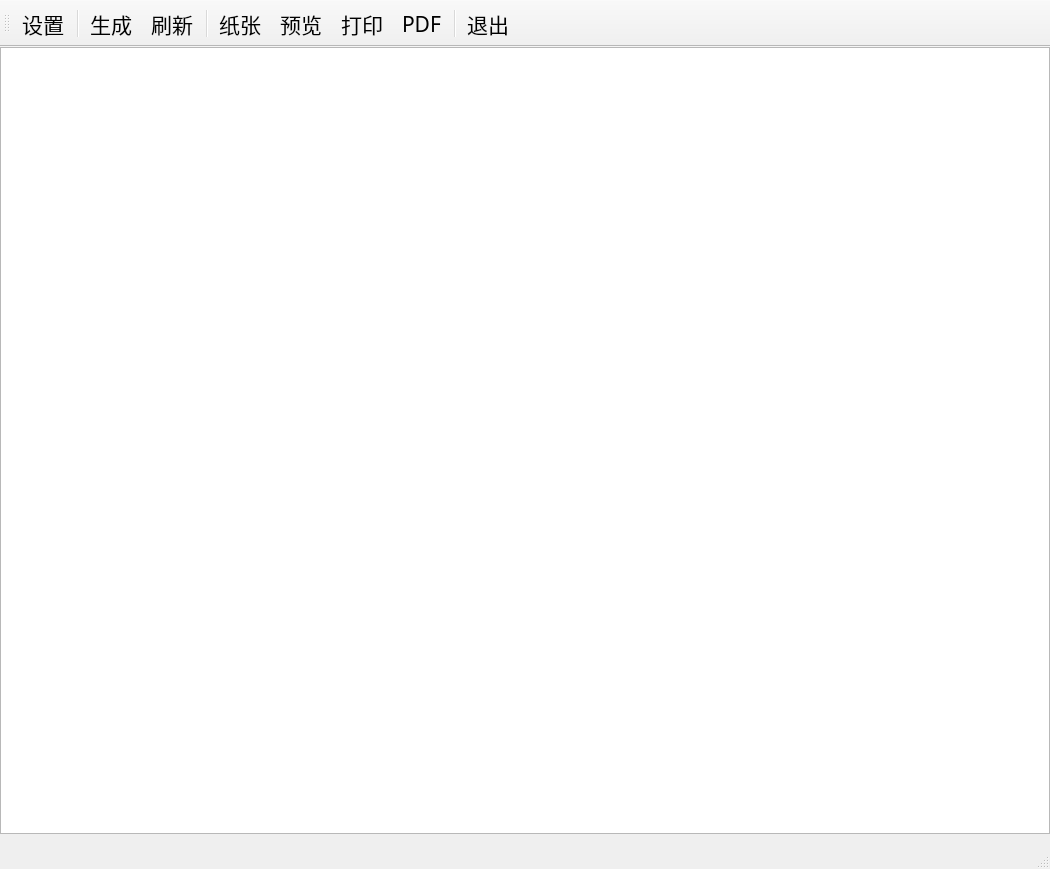
<?xml version="1.0" encoding="UTF-8"?>
<ui version="4.0">
 <class>MentalArithmeticPaperMain</class>
 <widget class="QMainWindow" name="MentalArithmeticPaperMain">
  <property name="geometry">
   <rect>
    <x>0</x>
    <y>0</y>
    <width>1050</width>
    <height>869</height>
   </rect>
  </property>
  <property name="font">
   <font>
    <family>楷体</family>
    <pointsize>16</pointsize>
   </font>
  </property>
  <property name="windowTitle">
   <string>口算题目生成</string>
  </property>
  <widget class="QWidget" name="centralWidget">
   <layout class="QVBoxLayout" name="verticalLayout">
    <property name="leftMargin">
     <number>0</number>
    </property>
    <property name="topMargin">
     <number>0</number>
    </property>
    <property name="rightMargin">
     <number>0</number>
    </property>
    <property name="bottomMargin">
     <number>0</number>
    </property>
    <item>
     <widget class="QTextEdit" name="edtPaper"/>
    </item>
   </layout>
  </widget>
  <widget class="QToolBar" name="mainToolBar">
   <property name="iconSize">
    <size>
     <width>48</width>
     <height>48</height>
    </size>
   </property>
   <property name="toolButtonStyle">
    <enum>Qt::ToolButtonTextUnderIcon</enum>
   </property>
   <property name="floatable">
    <bool>false</bool>
   </property>
   <attribute name="toolBarArea">
    <enum>TopToolBarArea</enum>
   </attribute>
   <attribute name="toolBarBreak">
    <bool>false</bool>
   </attribute>
   <addaction name="actionSetup"/>
   <addaction name="separator"/>
   <addaction name="actionGenerate"/>
   <addaction name="actionRefresh"/>
   <addaction name="separator"/>
   <addaction name="actionPageSetup"/>
   <addaction name="actionPrintPreview"/>
   <addaction name="actionPrint"/>
   <addaction name="actionPDF"/>
   <addaction name="separator"/>
   <addaction name="actionExit"/>
  </widget>
  <widget class="QStatusBar" name="statusBar"/>
  <action name="actionSetup">
   <property name="icon">
    <iconset resource="MentalArithmeticPaper.qrc">
     <normaloff>:/MentalArithmeticPaper/Resources/Config0.png</normaloff>:/MentalArithmeticPaper/Resources/Config0.png</iconset>
   </property>
   <property name="text">
    <string>设置</string>
   </property>
   <property name="toolTip">
    <string>设置题目组成</string>
   </property>
  </action>
  <action name="actionGenerate">
   <property name="icon">
    <iconset resource="MentalArithmeticPaper.qrc">
     <normaloff>:/MentalArithmeticPaper/Resources/Play0.png</normaloff>:/MentalArithmeticPaper/Resources/Play0.png</iconset>
   </property>
   <property name="text">
    <string>生成</string>
   </property>
   <property name="toolTip">
    <string>生成试卷</string>
   </property>
  </action>
  <action name="actionExit">
   <property name="icon">
    <iconset resource="MentalArithmeticPaper.qrc">
     <normaloff>:/MentalArithmeticPaper/Resources/Power0.png</normaloff>:/MentalArithmeticPaper/Resources/Power0.png</iconset>
   </property>
   <property name="text">
    <string>退出</string>
   </property>
   <property name="toolTip">
    <string>退出程序</string>
   </property>
  </action>
  <action name="actionPrint">
   <property name="icon">
    <iconset resource="MentalArithmeticPaper.qrc">
     <normaloff>:/MentalArithmeticPaper/Resources/Printer0.png</normaloff>:/MentalArithmeticPaper/Resources/Printer0.png</iconset>
   </property>
   <property name="text">
    <string>打印</string>
   </property>
   <property name="toolTip">
    <string>打印试卷</string>
   </property>
  </action>
  <action name="actionPrintPreview">
   <property name="icon">
    <iconset resource="MentalArithmeticPaper.qrc">
     <normaloff>:/MentalArithmeticPaper/Resources/PrintPreview.png</normaloff>:/MentalArithmeticPaper/Resources/PrintPreview.png</iconset>
   </property>
   <property name="text">
    <string>预览</string>
   </property>
   <property name="toolTip">
    <string>预览打印效果</string>
   </property>
  </action>
  <action name="actionPageSetup">
   <property name="icon">
    <iconset resource="MentalArithmeticPaper.qrc">
     <normaloff>:/MentalArithmeticPaper/Resources/PageSetup.png</normaloff>:/MentalArithmeticPaper/Resources/PageSetup.png</iconset>
   </property>
   <property name="text">
    <string>纸张</string>
   </property>
   <property name="toolTip">
    <string>设置打印页面</string>
   </property>
  </action>
  <action name="actionRefresh">
   <property name="icon">
    <iconset resource="MentalArithmeticPaper.qrc">
     <normaloff>:/MentalArithmeticPaper/Resources/Refresh0.png</normaloff>:/MentalArithmeticPaper/Resources/Refresh0.png</iconset>
   </property>
   <property name="text">
    <string>刷新</string>
   </property>
   <property name="toolTip">
    <string>重新绘制试卷</string>
   </property>
  </action>
  <action name="actionPDF">
   <property name="icon">
    <iconset resource="MentalArithmeticPaper.qrc">
     <normaloff>:/MentalArithmeticPaper/Resources/PDF.png</normaloff>:/MentalArithmeticPaper/Resources/PDF.png</iconset>
   </property>
   <property name="text">
    <string>PDF</string>
   </property>
   <property name="toolTip">
    <string>将试卷打印成PDF文件</string>
   </property>
  </action>
 </widget>
 <layoutdefault spacing="6" margin="11"/>
 <resources>
  <include location="MentalArithmeticPaper.qrc"/>
 </resources>
 <connections/>
</ui>
